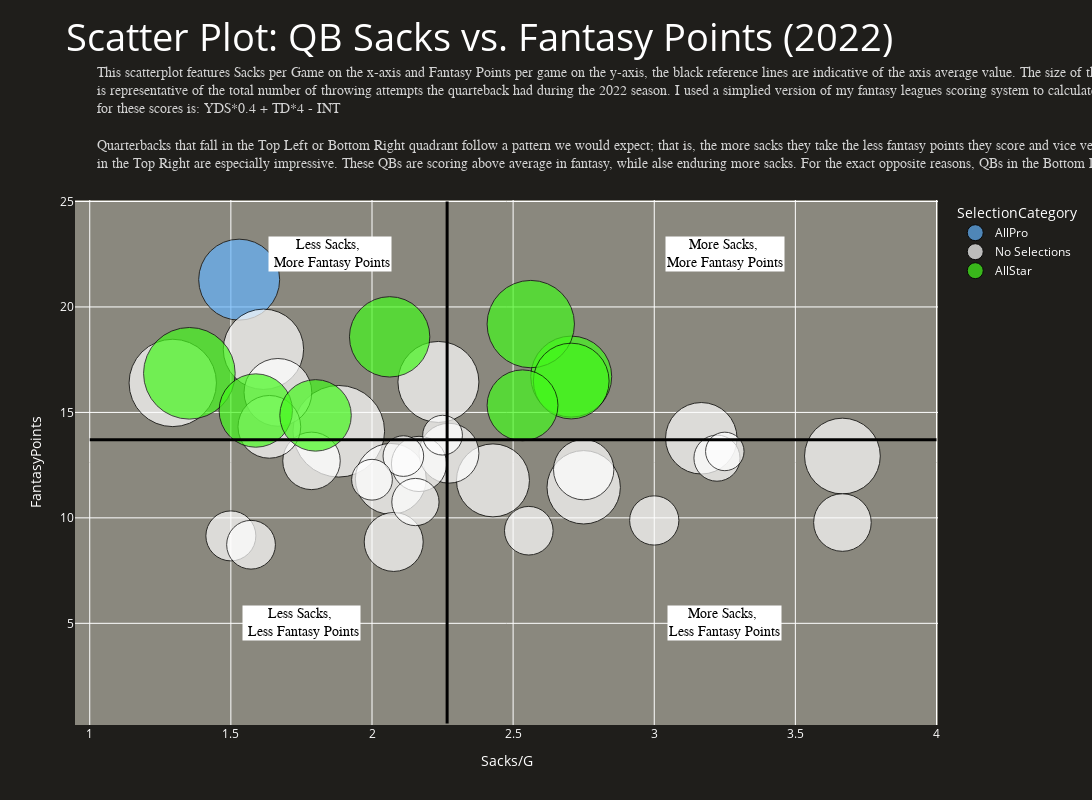

Notebook code cell kept with this figure:
### Code cell
passing2022 = pd.read_csv(
    "C:\\Users\\AlexFrench\OneDrive - Bluegrass Data Analytics\\Desktop\\BAS476\\passing_aboveavgatt.csv"
)

color_map = {"AllPro": "#64b2fa", "AllStar": "#44f71c", "No Selections": "#ffffff"}

# Create the scatter plot
fig = px.scatter(
    passing2022,
    x="Sacks/G",
    y="FantasyPoints",
    title="Scatter Plot: QB Sacks vs. Fantasy Points (2022)",
    hover_data=["Player"],
    color="SelectionCategory",
    color_discrete_map=color_map,
)

fig.update_layout(
    margin=dict(t=200, r=20, b=75, l=75),
    width=1600,
    height=800,
    plot_bgcolor="#8a887e",
    paper_bgcolor="#1f1e1b",
    title_font=dict(color="white", size=38),
    xaxis_title_font=dict(color="white"),
    yaxis_title_font=dict(color="white"),
    legend_title_font=dict(color="white"),
    legend_font=dict(color="white"),
    xaxis=dict(
        tickfont=dict(color="white"), showline=False, linewidth=1, linecolor="white"
    ),
    yaxis=dict(
        tickfont=dict(color="white"), showline=False, linewidth=1, linecolor="White"
    ),
    title_x=0.060,
    title_y=0.97,
)


fig.add_shape(
    type="line",
    x0=1,
    x1=4,
    y0=passing2022["FantasyPoints"].mean(),
    y1=passing2022["FantasyPoints"].mean(),
    line=dict(color="black", width=3),
)
fig.add_shape(
    type="line",
    x0=passing2022["Sacks/G"].mean(),
    x1=passing2022["Sacks/G"].mean(),
    y1=25,
    line=dict(color="black", width=3),
)

# Make the dots larger
fig.update_traces(
    marker=dict(size=(passing2022["Att"]) / 8),
    marker_line_color="black",
    marker_line_width=1,
)

fig.add_annotation(
    x=1.75,
    y=5,
    text="Less Sacks, <br> Less Fantasy Points",
    showarrow=False,
    font=dict(color="black", family="Arial", size=14),
    bgcolor="white",
)
fig.add_annotation(
    x=1.85,
    y=22.5,
    text="Less Sacks, <br> More Fantasy Points",
    showarrow=False,
    font=dict(color="black", family="Arial", size=14),
    bgcolor="white",
)
fig.add_annotation(
    x=3.25,
    y=22.5,
    text="More Sacks, <br>More Fantasy Points",
    showarrow=False,
    font=dict(color="black", family="Arial", size=14),
    bgcolor="white",
)
fig.add_annotation(
    x=3.25,
    y=5,
    text="More Sacks, <br>Less Fantasy Points",
    showarrow=False,
    font=dict(color="black", family="Arial", size=14),
    bgcolor="white",
)

fig.add_annotation(
    text="""
    This scatterplot features Sacks per Game on the x-axis and Fantasy Points per game on the y-axis, the black reference lines are indicative of the axis average value. The size of the circle representing each quarterback <br>
    is representative of the total number of throwing attempts the quarteback had during the 2022 season. I used a simplied version of my fantasy leagues scoring system to calculate each qb's fantasy score, the formula <br>
    for these scores is: YDS*0.4 + TD*4 - INT<br><br>
    Quarterbacks that fall in the Top Left or Bottom Right quadrant follow a pattern we would expect; that is, the more sacks they take the less fantasy points they score and vice versa. Contrary to that, quarterbacks that fall<br>
    in the Top Right are especially impressive. These QBs are scoring above average in fantasy, while alse enduring more sacks. For the exact opposite reasons, QBs in the Bottom Left Quadrant are especially stinky """,
    x=0,
    y=1.26,
    showarrow=False,
    font=dict(size=14, color="lightgray", family="Arial"),
    xref="paper",
    yref="paper",
    align="left",
)


# Show the plot
fig.show()

### Figure 1 — Plotly figure (JSON) as saved in the notebook; plotly's stock layout.template omitted (floating-point values rounded to 4 significant figures)
{"data": [{"customdata": [["Patrick Mahomes*+"]], "hovertemplate": "SelectionCategory=AllPro<br>Sacks/G=%{x}<br>FantasyPoints=%{y}<br>Player=%{customdata[0]}<extra></extra>", "legendgroup": "AllPro", "marker": {"color": "#64b2fa", "line": {"color": "black", "width": 1}, "size": [81, 87.38, 91.62, 80.38, 75.75, 73.38, 70.88, 71.5, 73, 57.5, 67.75, 50, 60.38, 62.75, 59, 59.88, 57.62, 55.25, 47.25, 49.25, 46.12, 40.62, 38.5, 48.62, 48.75, 39.75, 40.75, 37.5, 41.88, 37.88, 32.38, 34.5, 30.25, 22.5, 21.88, 23.88], "symbol": "circle"}, "mode": "markers", "name": "AllPro", "orientation": "v", "showlegend": true, "type": "scatter", "x": [1.529], "xaxis": "x", "y": [21.29], "yaxis": "y"}, {"customdata": [["Justin Herbert"], ["Tom Brady"], ["Aaron Rodgers"], ["Tua Tagovailoa"], ["Russell Wilson"], ["Daniel Jones"], ["Davis Mills"], ["Matt Ryan"], ["Mac Jones"], ["Andy Dalton"], ["Dak Prescott"], ["Jacoby Brissett"], ["Ryan Tannehill"], ["Jimmy Garoppolo"], ["Kenny Pickett"], ["Kyler Murray"], ["Justin Fields"], ["Lamar Jackson"], ["Marcus Mariota"], ["Baker Mayfield"], ["Matthew Stafford"], ["Taylor Heinicke"], ["Carson Wentz"], ["Zach Wilson"], ["Mitchell Trubisky"], ["Mike White"], ["Joe Flacco"]], "hovertemplate": "SelectionCategory=No Selections<br>Sacks/G=%{x}<br>FantasyPoints=%{y}<br>Player=%{customdata[0]}<extra></extra>", "legendgroup": "No Selections", "marker": {"color": "#ffffff", "line": {"color": "black", "width": 1}, "size": [81, 87.38, 91.62, 80.38, 75.75, 73.38, 70.88, 71.5, 73, 57.5, 67.75, 50, 60.38, 62.75, 59, 59.88, 57.62, 55.25, 47.25, 49.25, 46.12, 40.62, 38.5, 48.62, 48.75, 39.75, 40.75, 37.5, 41.88, 37.88, 32.38, 34.5, 30.25, 22.5, 21.88, 23.88], "symbol": "circle"}, "mode": "markers", "name": "No Selections", "orientation": "v", "showlegend": true, "type": "scatter", "x": [2.235, 1.294, 1.882, 1.615, 3.667, 2.75, 2.067, 3.167, 2.429, 1.786, 1.667, 1.5, 2.75, 1.636, 2.077, 2.273, 3.667, 2.167, 2.154, 3, 3.222, 2.111, 3.25, 2.556, 1.571, 2.25, 2], "xaxis": "x", "y": [16.44, 16.4, 14.11, 17.99, 12.93, 11.45, 11.85, 13.77, 11.78, 12.7, 15.95, 9.145, 12.29, 14.32, 8.858, 13.07, 9.779, 12.56, 10.75, 9.877, 12.83, 12.93, 13.15, 9.391, 8.726, 13.92, 11.81], "yaxis": "y"}, {"customdata": [["Kirk Cousins*"], ["Joe Burrow*"], ["Jared Goff*"], ["Josh Allen*"], ["Geno Smith*"], ["Trevor Lawrence*"], ["Jalen Hurts*"], ["Derek Carr*"]], "hovertemplate": "SelectionCategory=AllStar<br>Sacks/G=%{x}<br>FantasyPoints=%{y}<br>Player=%{customdata[0]}<extra></extra>", "legendgroup": "AllStar", "marker": {"color": "#44f71c", "line": {"color": "black", "width": 1}, "size": [81, 87.38, 91.62, 80.38, 75.75, 73.38, 70.88, 71.5, 73, 57.5, 67.75, 50, 60.38, 62.75, 59, 59.88, 57.62, 55.25, 47.25, 49.25, 46.12, 40.62, 38.5, 48.62, 48.75, 39.75, 40.75, 37.5, 41.88, 37.88, 32.38, 34.5, 30.25, 22.5, 21.88, 23.88], "symbol": "circle"}, "mode": "markers", "name": "AllStar", "orientation": "v", "showlegend": true, "type": "scatter", "x": [2.706, 2.562, 1.353, 2.062, 2.706, 1.588, 2.533, 1.8], "xaxis": "x", "y": [16.7, 19.19, 16.85, 18.58, 16.49, 15.09, 15.34, 14.86], "yaxis": "y"}], "layout": {"annotations": [{"bgcolor": "white", "font": {"color": "black", "family": "Arial", "size": 14}, "showarrow": false, "text": "Less Sacks, <br> Less Fantasy Points", "x": 1.75, "y": 5}, {"bgcolor": "white", "font": {"color": "black", "family": "Arial", "size": 14}, "showarrow": false, "text": "Less Sacks, <br> More Fantasy Points", "x": 1.85, "y": 22.5}, {"bgcolor": "white", "font": {"color": "black", "family": "Arial", "size": 14}, "showarrow": false, "text": "More Sacks, <br>More Fantasy Points", "x": 3.25, "y": 22.5}, {"bgcolor": "white", "font": {"color": "black", "family": "Arial", "size": 14}, "showarrow": false, "text": "More Sacks, <br>Less Fantasy Points", "x": 3.25, "y": 5}, {"align": "left", "font": {"color": "lightgray", "family": "Arial", "size": 14}, "showarrow": false, "text": "\n    This scatterplot features Sacks per Game on the x-axis and Fantasy Points per game on the y-axis, the black reference lines are indicative of the axis average value. The size of the circle representing each quarterback <br>\n    is representative of the total number of throwing attempts the quarteback had during the 2022 season. I used a simplied version of my fantasy leagues scoring system to calculate each qb's fantasy score, the formula <br>\n    for these scores is: YDS*0.4 + TD*4 - INT<br><br>\n    Quarterbacks that fall in the Top Left or Bottom Right quadrant follow a pattern we would expect; that is, the more sacks they take the less fantasy points they score and vice versa. Contrary to that, quarterbacks that fall<br>\n    in the Top Right are especially impressive. These QBs are scoring above average in fantasy, while alse enduring more sacks. For the exact opposite reasons, QBs in the Bottom Left Quadrant are especially stinky ", "x": 0, "xref": "paper", "y": 1.26, "yref": "paper"}], "height": 800, "legend": {"font": {"color": "white"}, "title": {"font": {"color": "white"}, "text": "SelectionCategory"}, "tracegroupgap": 0}, "margin": {"b": 75, "l": 75, "r": 20, "t": 200}, "paper_bgcolor": "#1f1e1b", "plot_bgcolor": "#8a887e", "shapes": [{"line": {"color": "black", "width": 3}, "type": "line", "x0": 1, "x1": 4, "y0": 13.7, "y1": 13.7}, {"line": {"color": "black", "width": 3}, "type": "line", "x0": 2.266, "x1": 2.266, "y1": 25}], "title": {"font": {"color": "white", "size": 38}, "text": "Scatter Plot: QB Sacks vs. Fantasy Points (2022)", "x": 0.06, "y": 0.97}, "width": 1600, "xaxis": {"anchor": "y", "domain": [0, 1], "linecolor": "white", "linewidth": 1, "showline": false, "tickfont": {"color": "white"}, "title": {"font": {"color": "white"}, "text": "Sacks/G"}}, "yaxis": {"anchor": "x", "domain": [0, 1], "linecolor": "White", "linewidth": 1, "showline": false, "tickfont": {"color": "white"}, "title": {"font": {"color": "white"}, "text": "FantasyPoints"}}}}
